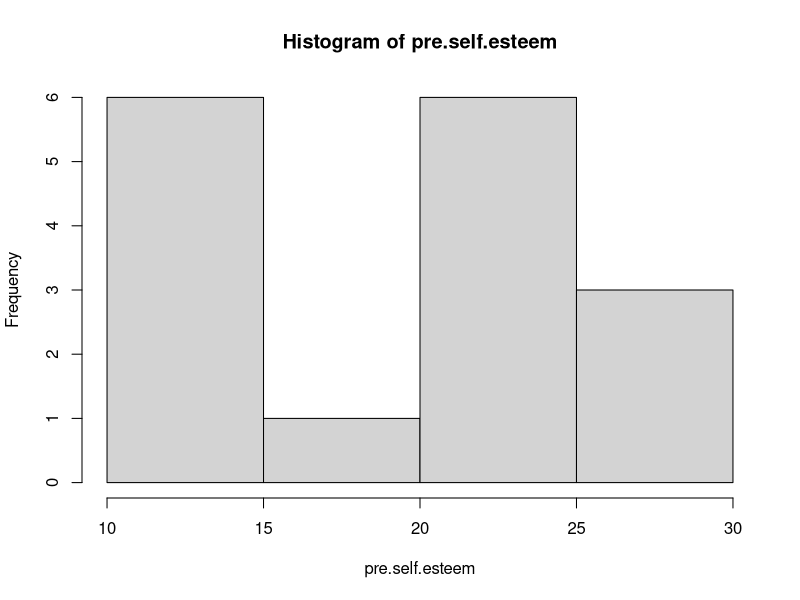
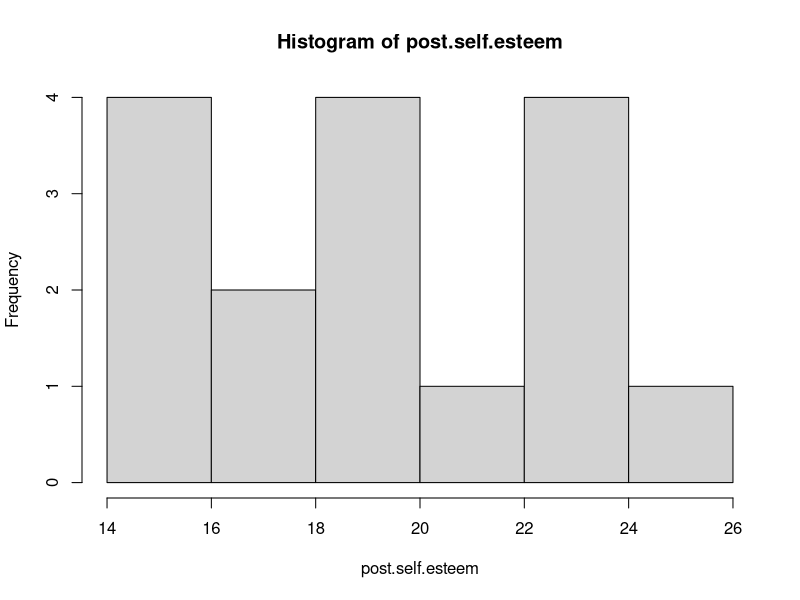
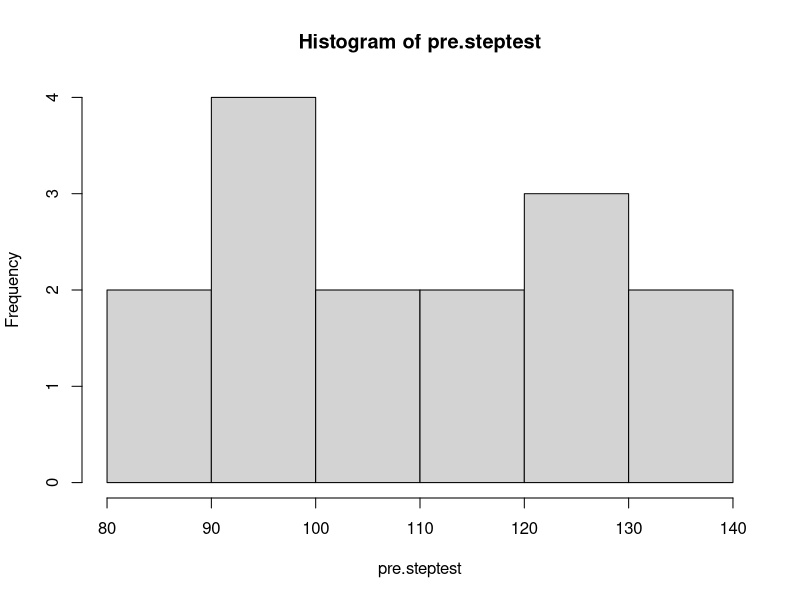
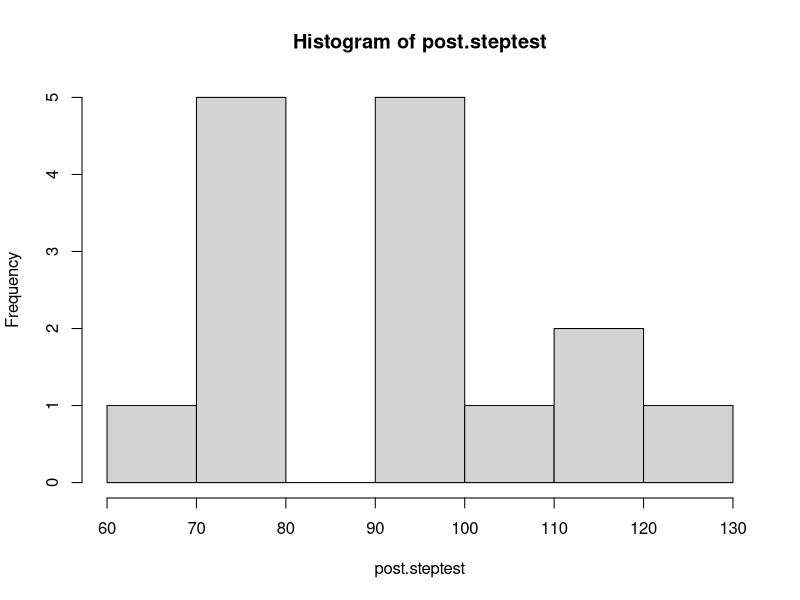

Write R code to recreate these figures, in order.
### JESSICA MILLER ###
### KARI LEWIS PROJECT ###
### JUNE 16, 2017 ###

setwd("C:/Users/Elena/Desktop/Github")

data <- read.csv("karilewis_data.csv", header = T, stringsAsFactors = F)

###PAIRED T-TESTS
#GPA
gpa.ttest <- t.test(data$GPA.Fall.2016, data$GPA.Spring.2017, paired=T)
#Self esteem
selfesteem.ttest <- t.test(data$pre.self.esteem, data$post.self.esteem, paired=T)
#Step test
step.ttest <- t.test(data$pre.steptest, data$post.steptest, paired=T)
#ANX
anx.ttest <- t.test(data$pre.ANX, data$post.ANX, paired=T)
#ATT
att.ttest <- t.test(data$pre.ATT, data$post.ATT, paired=T)
#INP
inp.ttest <- t.test(data$pre.INP, data$post.INP, paired=T)
#MOT
mot.ttest <- t.test(data$pre.MOT, data$post.MOT, paired=T)
#SMI
smi.ttest <- t.test(data$pre.SMI, data$post.SMI, paired=T)
#SFT
sft.ttest <- t.test(data$pre.SFT, data$post.SFT, paired=T)
#TST
tst.ttest <- t.test(data$pre.TST, data$post.TST, paired=T)
#TMT
tmt.ttest <- t.test(data$pre.TMT, data$post.TMT, paired=T)
#UAR
uar.ttest <- t.test(data$pre.UAR, data$post.UAR, paired=T)

###CORRELATION BETWEEN STEP TEST AND SELF ESTEEM
attach(data)
hist(pre.self.esteem)
hist(post.self.esteem)
hist(pre.steptest)
hist(post.steptest)
pre.corr.p <- cor(pre.self.esteem, pre.steptest, use = "complete.obs", method="pearson")
post.corr.p <- cor(post.self.esteem, post.steptest, use = "complete.obs", method="pearson")
pre.corr.s <- cor(pre.self.esteem, pre.steptest, use = "complete.obs", method="spearman")
post.corr.s <- cor(post.self.esteem, post.steptest, use = "complete.obs", method="spearman")


###